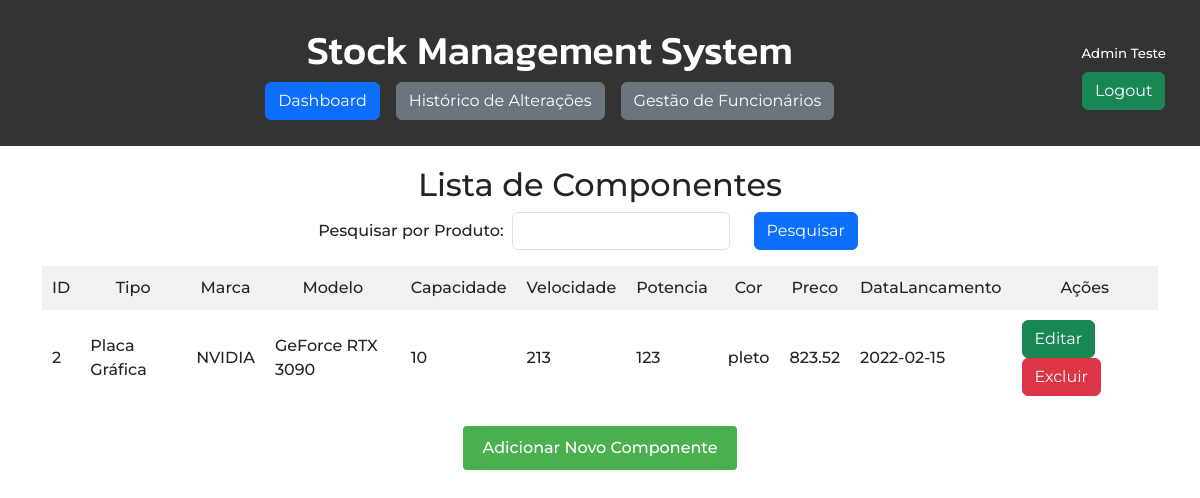
The page /dashboard.php?produto=Placa Gráfica (signed in) on the database its author committed.
### tables this page shows
CREATE TABLE `componentes` (
  `ID` int(11) NOT NULL,
  `Tipo` varchar(50) NOT NULL,
  `Marca` varchar(50) DEFAULT NULL,
  `Modelo` varchar(50) DEFAULT NULL,
  `Quantidade` int(11) NOT NULL,
  `Capacidade` int(11) DEFAULT NULL,
  `Velocidade` varchar(20) DEFAULT NULL,
  `Potencia` int(11) DEFAULT NULL,
  `Cor` varchar(20) DEFAULT NULL,
  `Preco` decimal(10,2) DEFAULT NULL,
  `DataLancamento` date DEFAULT NULL
);

### dashboard.php (the view, shortened to what this page needs)
<?php require('requireLogin.php');
$fullUrl = $_SERVER['REQUEST_URI'];
$specificWord = 'dashboard';
$urlVerify = false;
if (strpos($fullUrl, $specificWord) !== false) {
    $urlVerify = true;
}
?>
<!DOCTYPE html>
<html lang="en">
<head>
</head>
<body>
<header>
    <nav class="navbar">
        <div class="navbar-center">
            <h1>Stock Management System</h1>
            <div class="navbar-container">
                <?php if($urlVerify) { ?>
                    <a href="dashboard.php" class="btn btn-primary navbar-link">Dashboard</a>
                <?php } else { ?>
                    <a href="dashboard.php" class="btn btn-secondary navbar-link">Dashboard</a>
                <?php } ?>
                <a href="historico.php" class="btn btn-secondary navbar-link">Histórico de Alterações</a>
                <a href="gestao_funcionarios.php" class="btn btn-secondary navbar-link">Gestão de Funcionários</a>
            </div>
        </div>
        <div class="navbar-login">
            <?php if($_SESSION['logado'] !== true) { ?>
                <a href="login.php" class="btn btn-success">Login</a>
            <?php } else { ?>
                <p style="font-size: 10pt"><?=$_SESSION['username']?></p>
                <a href="logout.php" class="btn btn-success">Logout</a>
            <?php } ?>
        </div>
    </nav>
</header>
<div class="container">
    <div class="content-container">
        <h2>Lista de Componentes</h2>
        <form method="GET" action="" class="row mb-3" style="width: 100%; justify-content:center;">
            <div class="" style="width: max-content; display: flex; flex-direction: row;">
                <label for="produto" style="display:flex; align-items: center; margin-right: .5rem;">Pesquisar por Produto:</label>
                <input type="text" name="produto" id="produto" class="form-control" style="width: fit-content !important;">
            </div>
            <div style="width: max-content;">
                <input type="submit" value="Pesquisar" class="btn btn-primary">
            </div>
        </form>
        <?php
        $conexao = new mysqli("localhost","root","","gestaostock");
        $whereClause = "";
        if (isset($_GET['produto']) && !empty($_GET['produto'])) {
            $produto = $conexao->real_escape_string($_GET['produto']);
            $whereClause = " WHERE Tipo LIKE '%$produto%' OR Marca LIKE '%$produto%' OR Modelo LIKE '%$produto%'";
        }
        $query = "SELECT * FROM Componentes" . $whereClause;
        $resultado = $conexao->query($query);
        if ($resultado->num_rows > 0) {
            echo "<table>
                    <tr>
                        <th>ID</th>
                        <th>Tipo</th>
                        <th>Marca</th>
                        <th>Modelo</th>
                        <th>Capacidade</th>
                        <th>Velocidade</th>
                        <th>Potencia</th>
                        <th>Cor</th>
                        <th>Preco</th>
                        <th>DataLancamento</th>
                        <th>Ações</th>
                    </tr>";
            while ($linha = $resultado->fetch_assoc()) {
                echo "<tr>
                        <td>{$linha['ID']}</td>
                        <td>{$linha['Tipo']}</td>
                        <td>{$linha['Marca']}</td>
                        <td>{$linha['Modelo']}</td>
                        <td>{$linha['Capacidade']}</td>
                        <td>{$linha['Velocidade']}</td>
                        <td>{$linha['Potencia']}</td>
                        <td>{$linha['Cor']}</td>
                        <td>{$linha['Preco']}</td>
                        <td>{$linha['DataLancamento']}</td>
                        <td>
                            <a href='edit.php?id={$linha['ID']}' class='btn btn-success'>Editar</a>
                            <a href='delete.php?id={$linha['ID']}' class='btn btn-danger'>Excluir</a>
                        </td>
                    </tr>";
            }
            echo "</table>";
        } else {
            echo "Nenhum componente encontrado.";
        }
        ?>
        <a href="add.php" class="button">Adicionar Novo Componente</a>
    </div>
</div>
</body>
</html>

### style.css (style rules this page uses)
* { font-family: 'Montserrat', sans-serif; font-weight: 500; }
body { font-family: Arial, sans-serif; margin: 0; }
header { background-color: #333; padding: 10px; text-align: center; color: white; }
header h1 { font-family: 'Kanit', sans-serif !important; }
.container { display: flex; justify-content: space-between; align-items: center; padding: 20px; }
.content-container { text-align: center; width: 100%; }
h2 { margin-bottom: 20px; }
table { border-collapse: collapse; width: 100%; }
th, td { border: 1px solid #ddd; padding: 10px; text-align: left; }
th { background-color: #f2f2f2; }
a.button { display: inline-block; padding: 10px 20px; background-color: #4CAF50; color: white; text-decoration: none; border-radius: 4px; margin-top: 20px; }
.navbar { width: 100%; display: flex; flex-direction: row; padding: 1rem !important; }
.navbar-center { display: flex; flex-direction: column; justify-content: center; margin: 0 auto; }
.navbar-container { display: flex; flex-direction: row; gap: 1rem; }
.navbar-login p { display: flex; justify-content: center; align-items: center; margin: 0; padding: .5rem; }

### rows shown on the page
componentes: ID "2", Tipo "Placa Gráfica", Marca "NVIDIA", Modelo "GeForce RTX 3090", Capacidade "10", Velocidade "213", Potencia "123", Cor "pleto", Preco "823.52", DataLancamento "2022-02-15"

### other values the page prints
$_SESSION['username'] "Admin Teste"
